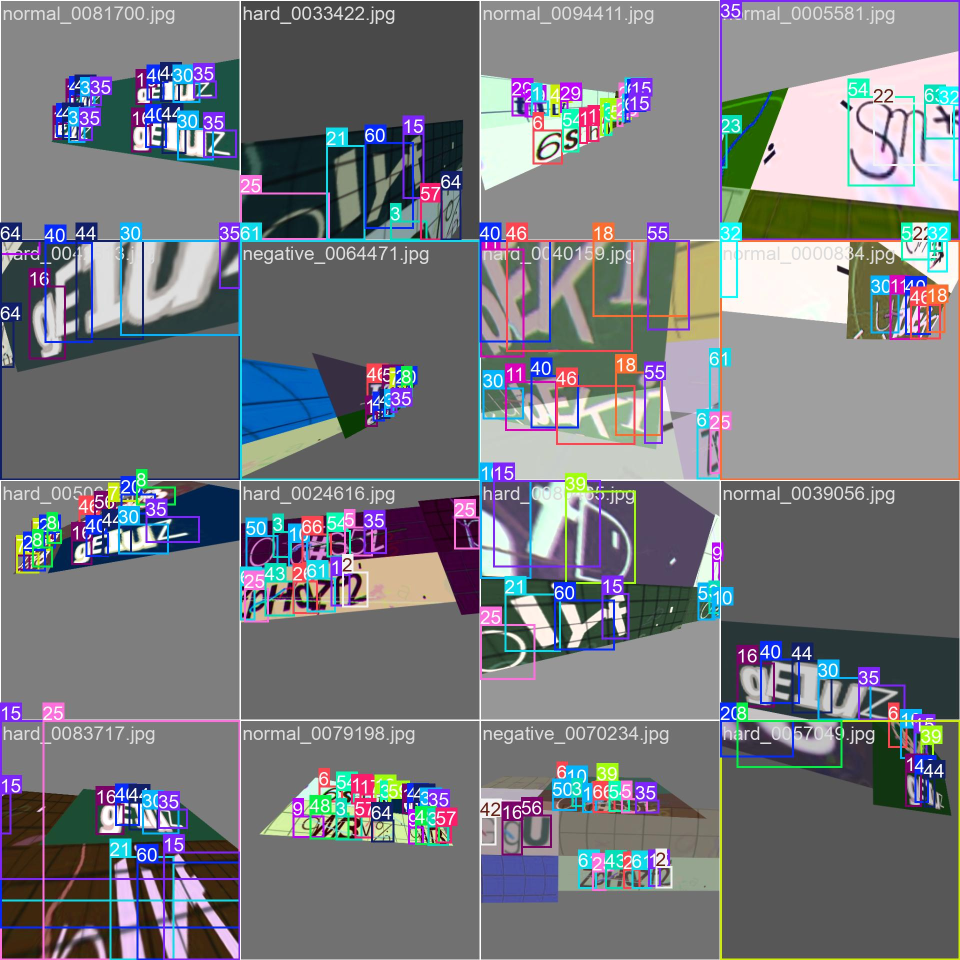
#> input picture models/v1/train_batch0.jpg, 1920 x 1920 px (shown at 1/2 size); its folder holds only this picture in this run
$ python -i datagen.py   (imports and definitions only)
#> lines starting #> are read from the running program, lines starting #| are printed output that depends on the picture
import os
import random
import string
import shutil
import math
import glob
import numpy as np
import cv2
from PIL import Image, ImageDraw, ImageFont, ImageFilter, ImageStat, ImageChops, ImageOps
from tqdm import tqdm
from multiprocessing import Pool, cpu_count, freeze_support

# ==========================================
# 1. 全局配置 (Configuration)
# ==========================================

OUTPUT_DIR = "dataset_universal_final"

# 尺寸配置
CAPTCHA_W_RANGE = (90, 360)
CAPTCHA_H_RANGE = (30, 120)

# 字符集 (保持不变)
SPECIFIC_SYMBOLS = "/*%@#+-()"
CHARACTERS = string.digits + string.ascii_letters + SPECIFIC_SYMBOLS
CHAR_MAP = {char: i for i, char in enumerate(CHARACTERS)}
CLASS_COUNT = len(CHARACTERS)

# 生成数量
NUM_TRAIN = 100000
NUM_VAL = 2000

# [调整] 样本难度分布 (增加普通样本，减少变态样本)
PROB_NEGATIVE = 0.15
PROB_NORMAL   = 0.30   # 提升到 50%
PROB_HARD     = 0.55   # 降至 40%

# 资源路径
FONTS_DIR = "fonts"
BG_DIR = "backgrounds"

# ==========================================
# 2. 核心工具库
# ==========================================

FONT_FILES = []
BG_FILES = []

# [42 lines left out: functions init_worker, load_resources_paths, get_random_font, random_color, get_color_scheme, not called in this run]

# ==========================================
# 3. 高级扭曲算法 (削弱版)
# ==========================================

def cv2_elastic_transform(img_pil, alpha=1000, sigma=30):
    img = np.array(img_pil)
    h, w = img.shape[:2]
    # [削弱] 扭曲力度减半，保留文字骨架
    dx = cv2.GaussianBlur(np.random.rand(h, w)*2-1, (0, 0), sigma) * (alpha * 0.6)
    dy = cv2.GaussianBlur(np.random.rand(h, w)*2-1, (0, 0), sigma) * (alpha * 0.6)
    x, y = np.meshgrid(np.arange(w), np.arange(h))
    map_x = np.float32(x + dx)
    map_y = np.float32(y + dy)
    distorted = cv2.remap(img, map_x, map_y, interpolation=cv2.INTER_LINEAR, borderMode=cv2.BORDER_CONSTANT, borderValue=(0,0,0,0))
    return Image.fromarray(distorted)

# [380 lines left out: functions cv2_fisheye, cv2_perspective, apply_chromatic_aberration, calculate_bezier_point, draw_random_chaos_curve, draw_targeted_interference and 6 more, not called in this run]

# [2 lines not run here, left out]

>>> import cv2
>>> picture = cv2.imread('models/v1/train_batch0.jpg')
#> picture is the input picture: shape (1920, 1920, 3); mean B, G, R 127, 121.5, 119.6
>>> result = cv2_elastic_transform(picture)
#> in cv2_elastic_transform, `distorted = cv2.remap(img, map_x, map_y, interpolation=cv2.INTER_LINEA..`:
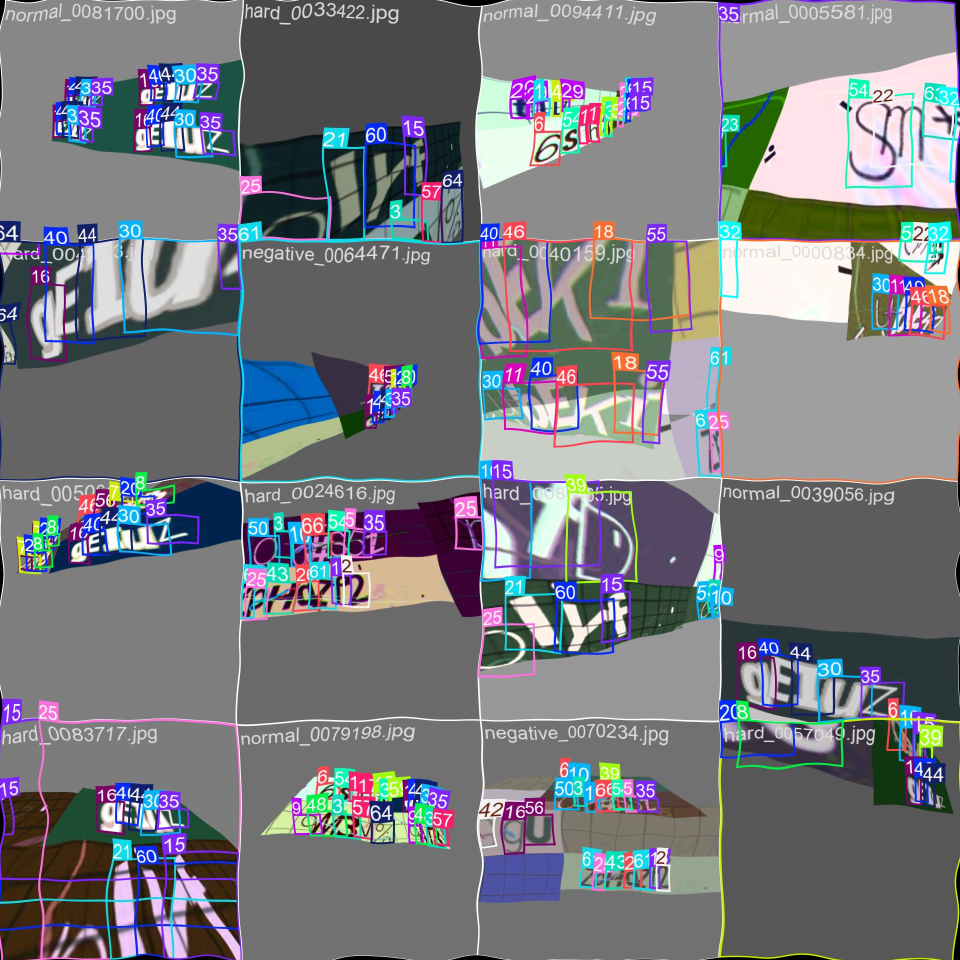
#> distorted: shape (1920, 1920, 3) (shown at 1/2 size); mean B, G, R 126.5, 121.1, 119.1

$ run again, on models/v1/train_batch1.jpg
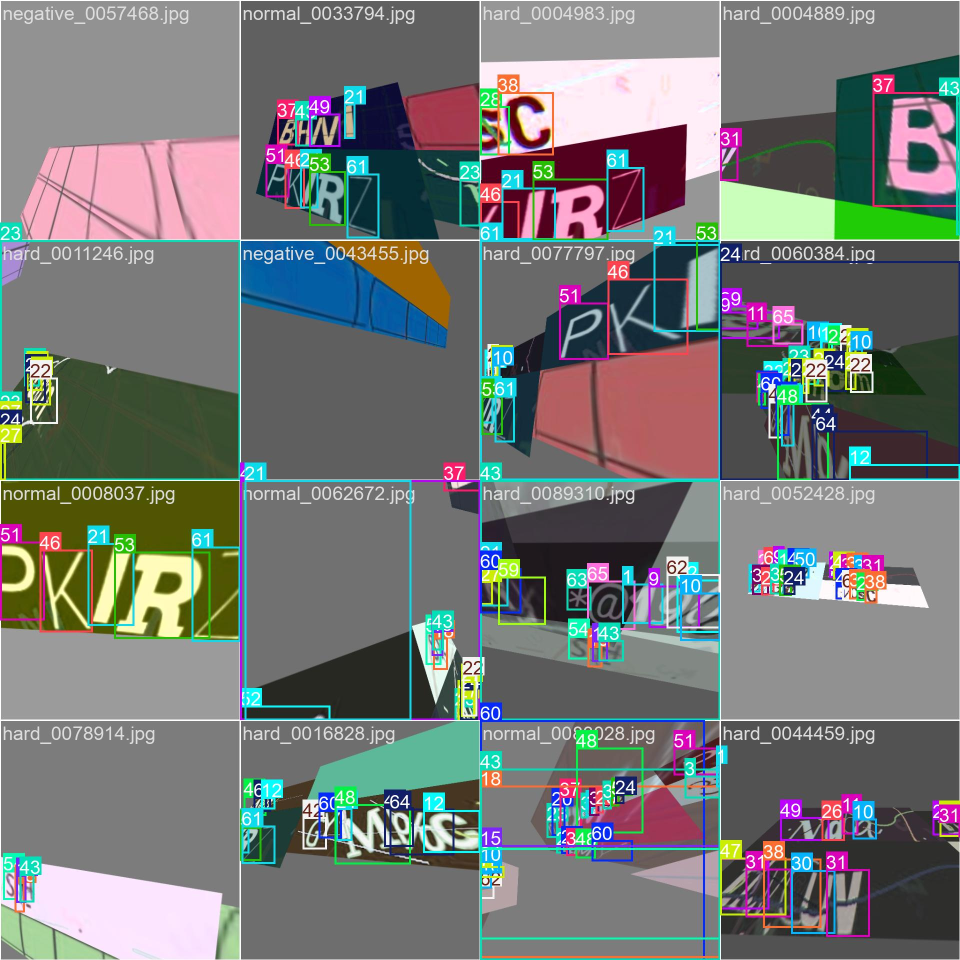
#> input picture models/v1/train_batch1.jpg, 1920 x 1920 px (shown at 1/2 size)
#> picture is the input picture: shape (1920, 1920, 3); mean B, G, R 117.9, 119.5, 116.6
#> in cv2_elastic_transform, `distorted = cv2.remap(img, map_x, map_y, interpolation=cv2.INTER_LINEA..`:
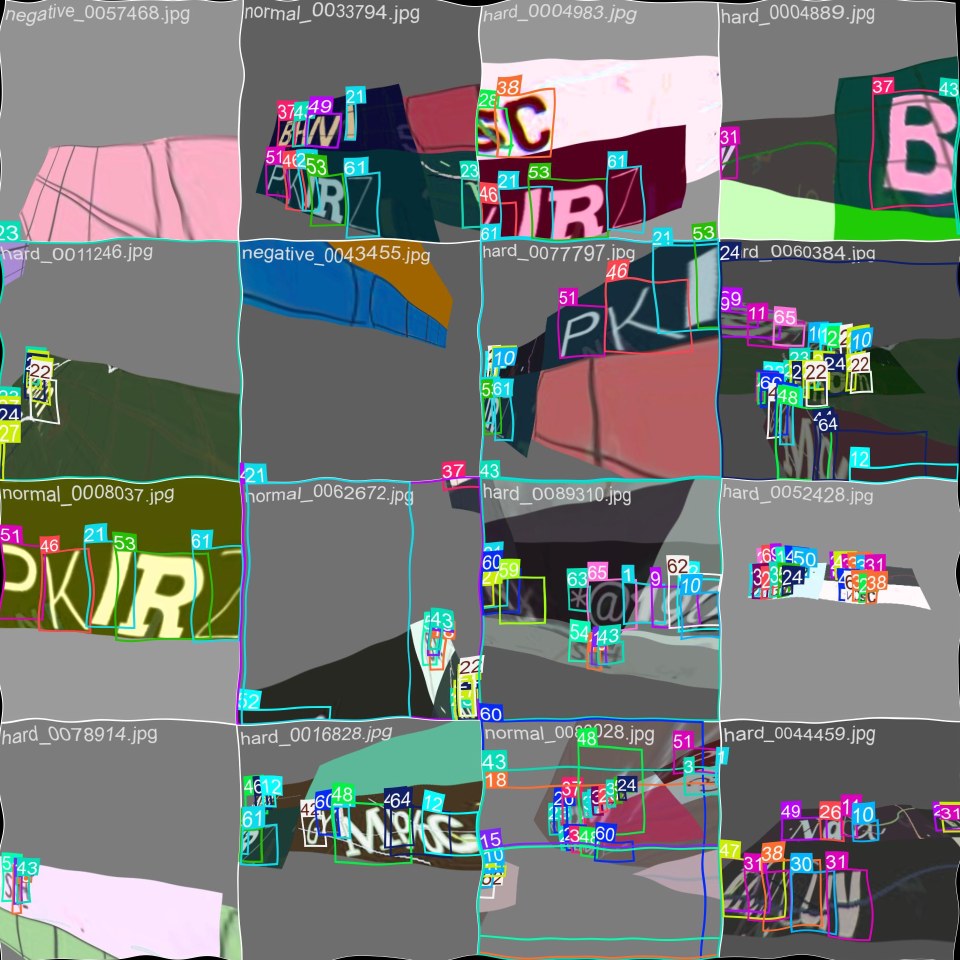
#> distorted: shape (1920, 1920, 3) (shown at 1/2 size); mean B, G, R 117.2, 119, 116.1

$ run again, on models/v1/train_batch2.jpg
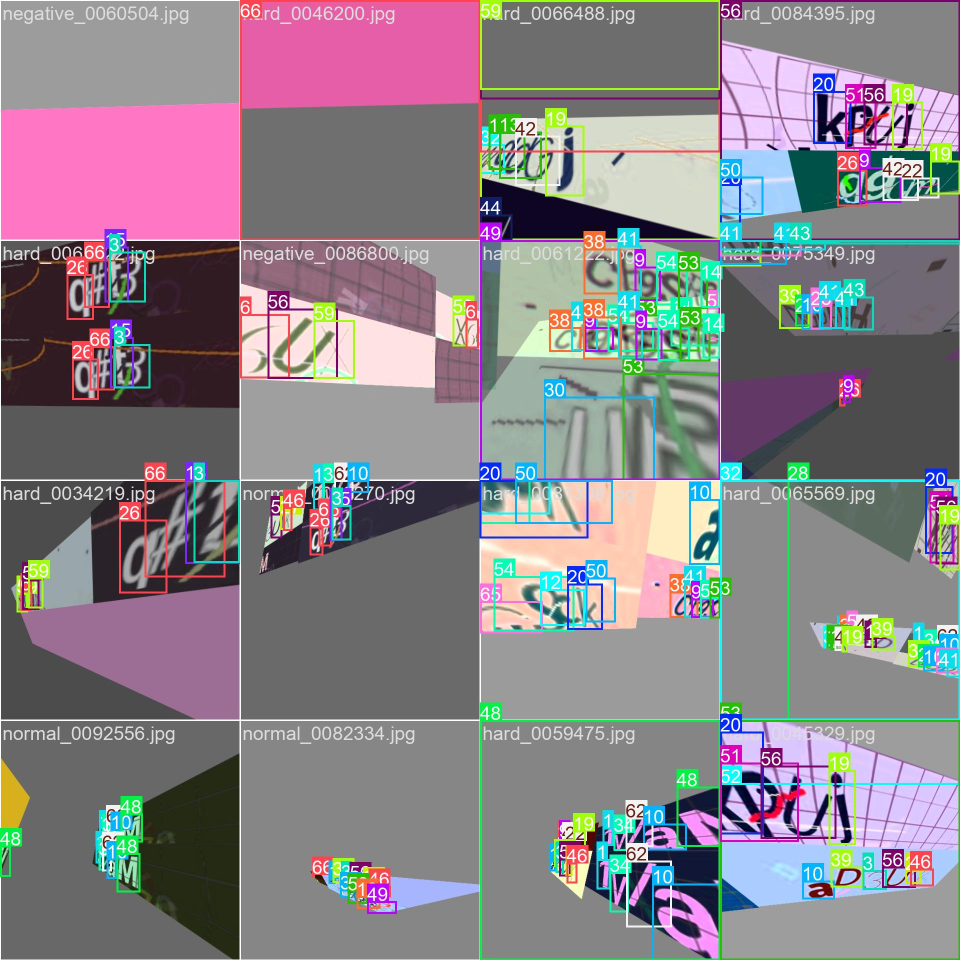
#> input picture models/v1/train_batch2.jpg, 1920 x 1920 px (shown at 1/2 size)
#> picture is the input picture: shape (1920, 1920, 3); mean B, G, R 136.4, 129.8, 137.3
#> in cv2_elastic_transform, `distorted = cv2.remap(img, map_x, map_y, interpolation=cv2.INTER_LINEA..`:
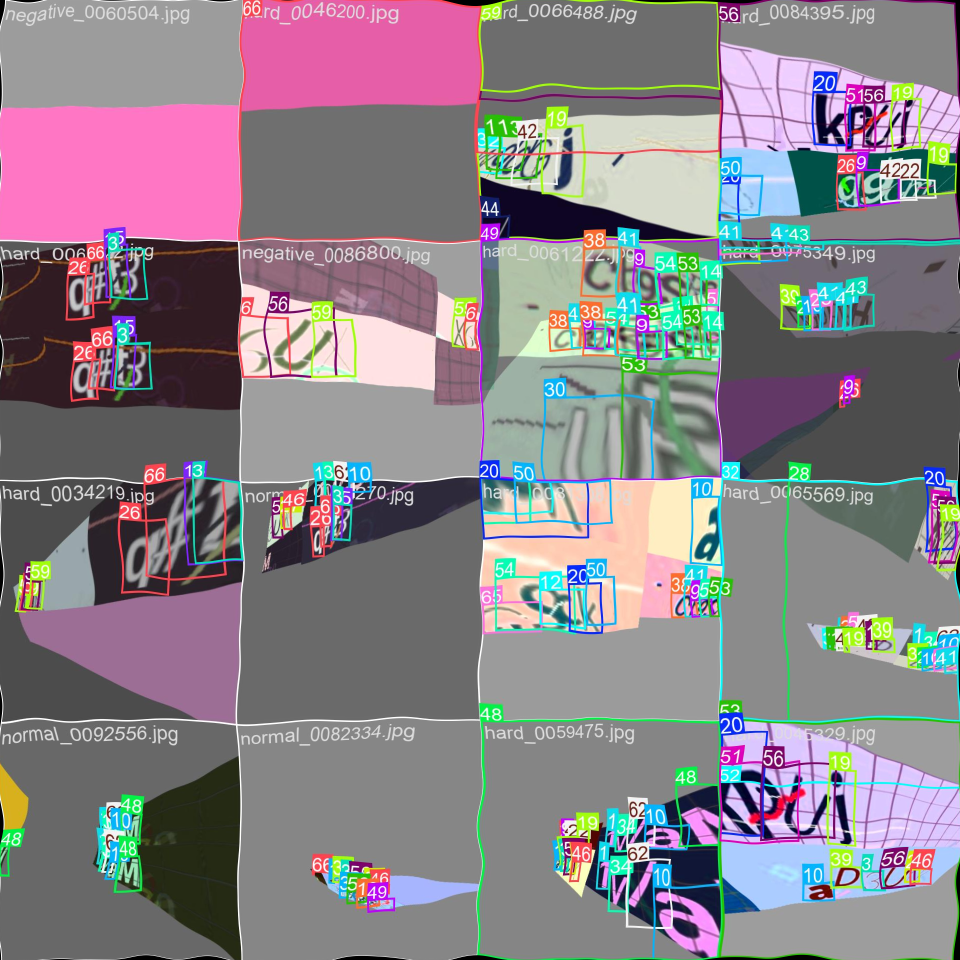
#> distorted: shape (1920, 1920, 3) (shown at 1/2 size); mean B, G, R 135.8, 129, 136.6
